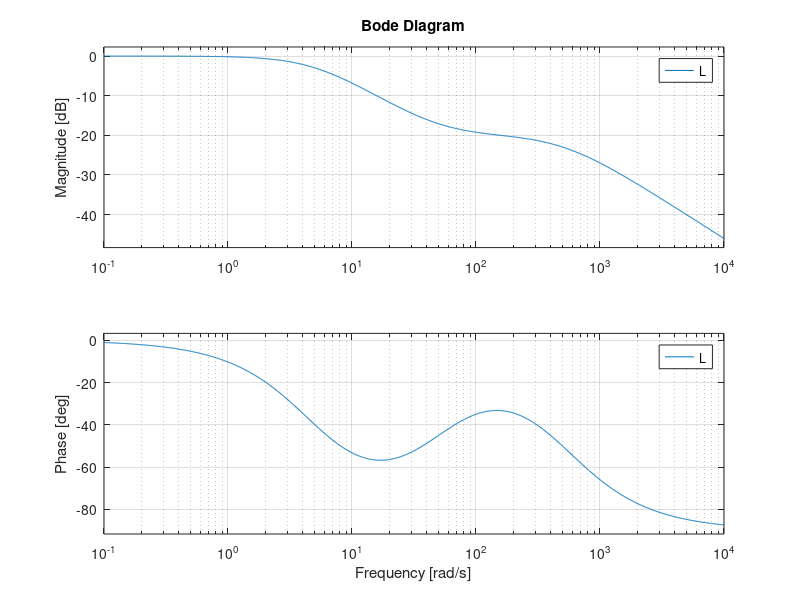
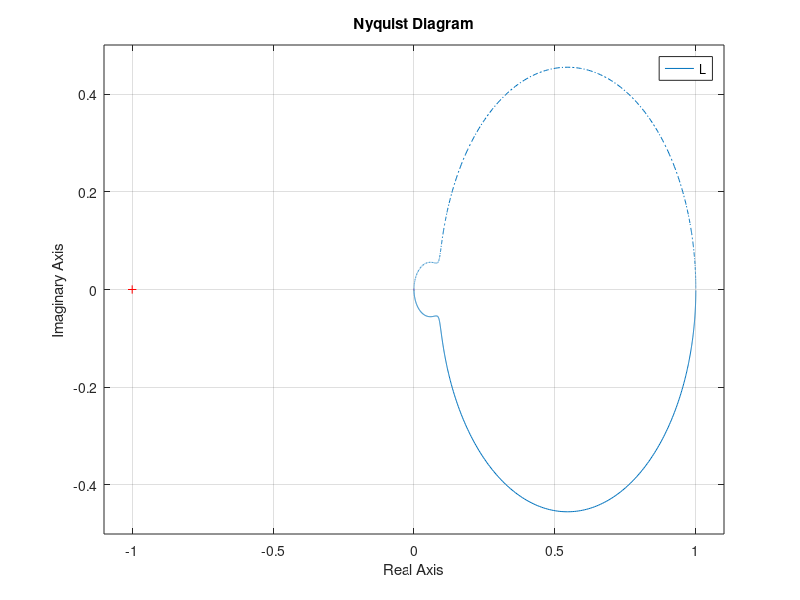

The MATLAB source for these figures, in order:
clear all
close all
clc

s=tf('s');
L=50*(s+50)/((s+5)*(s+500))

figure(1)
bode(L)
grid on

figure(2)
nyquist(L)
grid on
